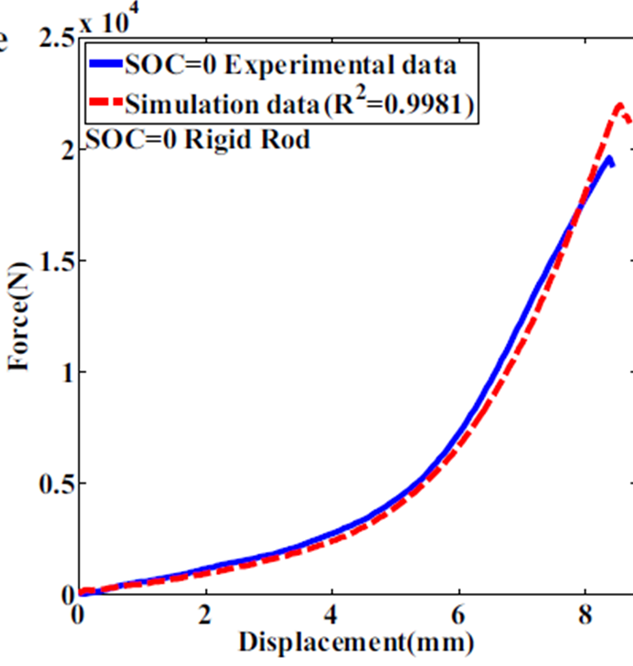
#> input picture MyData/Biblio.png, 633 x 666 px
$ python robust_extract.py --img MyData/Biblio.png
#> lines starting #> are read from the running program, lines starting #| are printed output that depends on the picture; after the words box and inside, x2 and y2 are one past the last pixel; in counts of white or black regions, pixels touching at a corner belong together
#!/usr/bin/env python3
# -*- coding: utf-8 -*-

import os, argparse
import numpy as np
import cv2
import matplotlib.pyplot as plt
from skimage.morphology import skeletonize, remove_small_objects

# ---------- utilitaires ----------
def hex_to_bgr(h):
    h = h.lstrip("#")
    return (int(h[4:6],16), int(h[2:4],16), int(h[0:2],16))  # B,G,R

def deltaE76_lab(lab_img, lab_ref):
    # lab_img: HxWx3 float32
    d = lab_img - lab_ref.reshape(1,1,3)
    return np.sqrt(np.sum(d*d, axis=2))

def ensure_out(outdir):
    os.makedirs(outdir, exist_ok=True)

def savefig(path):
    plt.tight_layout()
    plt.savefig(path, dpi=160)
    plt.close()

# ---------- détection ROI ----------
def detect_plot_roi(img_bgr):
    # masque "non-blanc" pour écarter les marges
    hsv = cv2.cvtColor(img_bgr, cv2.COLOR_BGR2HSV)
    white = cv2.inRange(hsv, (0, 0, 230), (180, 30, 255))
    nonwhite = cv2.bitwise_not(white)
    k = np.ones((7,7), np.uint8)
    nonwhite = cv2.morphologyEx(nonwhite, cv2.MORPH_CLOSE, k, 2)
    cnts, _ = cv2.findContours(nonwhite, cv2.RETR_EXTERNAL, cv2.CHAIN_APPROX_SIMPLE)
    if not cnts:
        h,w = img_bgr.shape[:2]
        return (0,0,w,h)
    c = max(cnts, key=cv2.contourArea)
    x,y,w,h = cv2.boundingRect(c)
    pad = int(0.02*max(w,h))
    x = max(0, x-pad); y = max(0, y-pad)
    w = min(img_bgr.shape[1]-x, w+2*pad)
    h = min(img_bgr.shape[0]-y, h+2*pad)
    return (x,y,w,h)

# ---------- extraction par couleur ----------
def color_mask(img_bgr, hex_color, dE_thr=22, sat_min=25):
    bgr_ref = np.array(hex_to_bgr(hex_color), dtype=np.uint8).reshape(1,1,3)
    lab = cv2.cvtColor(img_bgr, cv2.COLOR_BGR2LAB).astype(np.float32)
    lab_ref = cv2.cvtColor(bgr_ref, cv2.COLOR_BGR2LAB).astype(np.float32)[0,0,:]
    dE = deltaE76_lab(lab, lab_ref)
    # évite le texte sombre: impose un minimum de saturation
    hsv = cv2.cvtColor(img_bgr, cv2.COLOR_BGR2HSV)
    S = hsv[:,:,1]
    mask = (dE <= dE_thr) & (S >= sat_min)
    return mask.astype(np.uint8)*255

def pick_longest_component(bin_mask, min_span_ratio=0.5):
    # supprime les petites composantes puis garde celle qui couvre le plus en X
    lbl = cv2.connectedComponentsWithStats(bin_mask, connectivity=8)
    n, stats = lbl[0], lbl[2]
    if n<=1:
        return bin_mask
    h, w = bin_mask.shape
    best = None
    best_span = -1
    out = np.zeros_like(bin_mask)
    for i in range(1, n):
        x,y,ww,hh,area = stats[i]
        if area < 100:  # petit bruit
            continue
        span = ww / max(1,w)
        if span > best_span:
            best_span = span
            best = i
    if best is None or best_span < min_span_ratio:
        # fallback: garder tout, on comblera ensuite
        return bin_mask
    out[lbl[1]==best] = 255
    return out

def horizontal_bridge(mask, it=2, width=9):
    k = cv2.getStructuringElement(cv2.MORPH_RECT, (width, 1))
    return cv2.dilate(mask, k, iterations=it)

def skeleton_from_mask(mask):
    sk = skeletonize((mask>0).astype(bool))
    # nettoyage des brindilles
    sk = remove_small_objects(sk, 30, connectivity=2)
    return sk.astype(np.uint8)*255

def trace_centerline(sk):
    # pour chaque colonne, prend la médiane des pixels actifs; comble par interpolation
    h, w = sk.shape
    xs, ys = [], []
    for u in range(w):
        col = np.where(sk[:,u]>0)[0]
        if col.size>0:
            xs.append(u); ys.append(int(np.median(col)))
    if len(xs) < 5:
        return None
    xs = np.array(xs); ys = np.array(ys)
    # rééchantillonnage régulier en X
    x_full = np.arange(0, w)
    y_full = np.interp(x_full, xs, ys)
    return np.column_stack([x_full, y_full])

def map_to_data(points_xy, roi, limits=None):
    x0,y0,w,h = roi
    u = points_xy[:,0].astype(np.float64)
    v = points_xy[:,1].astype(np.float64)
    xn = (u - 0) / max(1.0, w-1)
    yn = 1.0 - (v - 0) / max(1.0, h-1)
    if limits is None:
        return np.column_stack([xn, yn])
    xmin,xmax,ymin,ymax = limits
    xd = xmin + xn*(xmax-xmin)
    yd = ymin + yn*(ymax-ymin)
    return np.column_stack([xd, yd])

# ---------- pipeline ----------
def extract_curve(img_path, hex_color, limits=None, outdir="out", debug=False):
    ensure_out(outdir)
    img = cv2.imread(img_path, cv2.IMREAD_COLOR)
    if img is None:
        raise FileNotFoundError(img_path)

    x,y,w,h = detect_plot_roi(img)
    roi_img = img[y:y+h, x:x+w].copy()

    if debug:
        dbg = img.copy()
        cv2.rectangle(dbg, (x,y), (x+w,y+h), (0,255,0), 2)
        cv2.imwrite(os.path.join(outdir,"debug_roi.png"), dbg)

    m0 = color_mask(roi_img, hex_color)
    m1 = pick_longest_component(m0, min_span_ratio=0.35)
    m2 = horizontal_bridge(m1, it=2, width=max(7, w//120))
    sk = skeleton_from_mask(m2)
    path = trace_centerline(sk)
    if path is None:
        raise RuntimeError("Courbe non trouvée après squelettisation.")

    # exports debug
    if debug:
        cv2.imwrite(os.path.join(outdir,"debug_mask_raw.png"), m0)
        cv2.imwrite(os.path.join(outdir,"debug_mask_kept.png"), m1)
        cv2.imwrite(os.path.join(outdir,"debug_mask_bridged.png"), m2)
        cv2.imwrite(os.path.join(outdir,"debug_skeleton.png"), sk)

    # mapping vers données
    data = map_to_data(path, (0,0,w,h), limits)

    # overlay
    overlay = roi_img.copy()
    for i in range(path.shape[0]-1):
        p1 = (int(path[i,0]),   int(path[i,1]))
        p2 = (int(path[i+1,0]), int(path[i+1,1]))
        cv2.line(overlay, p1, p2, (0,255,0), 1)
    cv2.imwrite(os.path.join(outdir,"overlay_path_on_roi.png"), overlay)

    # plot data
    plt.figure(figsize=(6,4))
    plt.plot(data[:,0], data[:,1])
    plt.xlabel("x"); plt.ylabel("y")
    plt.title("Courbe extraite")
    savefig(os.path.join(outdir,"curve_extracted.png"))

    np.savetxt(os.path.join(outdir,"series_extracted.csv"), data, delimiter=",", header="x,y", comments="")

    return data

# ---------- comparaison simple (optionnel) ----------
def resample(xy, x_new):
    x=xy[:,0]; y=xy[:,1]; idx=np.argsort(x)
    return np.column_stack([x_new, np.interp(x_new, x[idx], y[idx])])

def compare_two(series_a, series_b, outdir="out"):
    xmin = max(series_a[:,0].min(), series_b[:,0].min())
    xmax = min(series_a[:,0].max(), series_b[:,0].max())
    xs = np.linspace(xmin, xmax, 400)
    A = resample(series_a, xs); B = resample(series_b, xs)
    err = np.abs(B[:,1]-A[:,1])
    pct = err/np.maximum(1e-12, np.abs(A[:,1]))*100.0
    np.savetxt(os.path.join(outdir,"compare_resampled.csv"),
               np.column_stack([xs, A[:,1], B[:,1], err, pct]),
               delimiter=",", header="x,y_a,y_b,abs_error,pct_error", comments="")
    plt.figure(figsize=(6,4))
    plt.plot(xs, pct)
    plt.xlabel("x"); plt.ylabel("Erreur [%]")
    plt.title("Erreur relative (%)")
    savefig(os.path.join(outdir,"error_percent.png"))

# ---------- CLI ----------
def main():
    ap = argparse.ArgumentParser()
    ap.add_argument("--img", required=True, help="chemin image")
    ap.add_argument("--hex", default="#1F497D", help="couleur cible en hex (ex: #1F497D)")
    ap.add_argument("--limits", nargs=4, type=float, help="xmin xmax ymin ymax (optionnel)")
    ap.add_argument("--outdir", default="out")
    ap.add_argument("--debug", action="store_true")
    # option comparaison 2e image
    ap.add_argument("--img2", help="deuxième image (optionnel)")
    ap.add_argument("--hex2", help="couleur cible image 2")
    ap.add_argument("--limits2", nargs=4, type=float)
    args = ap.parse_args()

    ensure_out(args.outdir)
    A = extract_curve(args.img, args.hex, args.limits, args.outdir, args.debug)
#> in extract_curve, img is the input picture: shape (666, 633, 3); mean B, G, R 244.1, 241.5, 243.9
#> in detect_plot_roi, `hsv = cv2.cvtColor(img_bgr, cv2.COLOR_BGR2HSV)`: hsv: shape (666, 633, 3); mean H, S, V 6, 10.5, 247.7
#> in detect_plot_roi, `white = cv2.inRange(hsv, (0, 0, 230), (180, 30, 255))`:
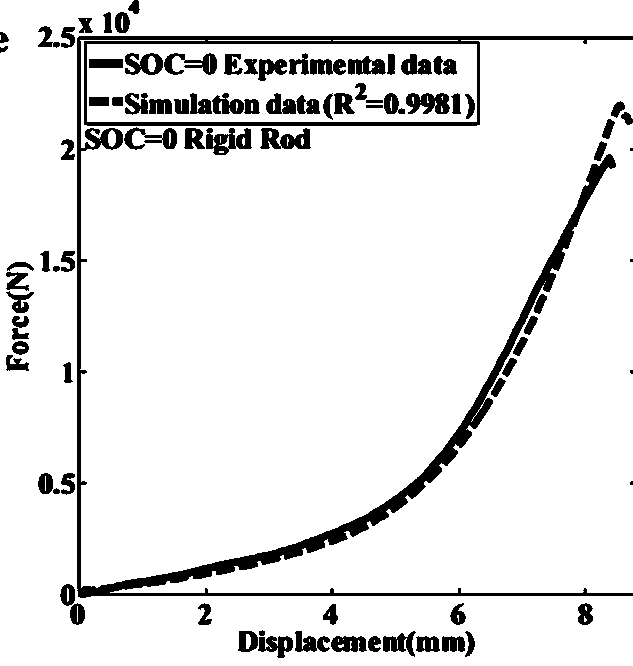
#> white: shape (666, 633); 90.9% white; 89 black regions (4 under 20 px), largest, box (x1, y1, x2, y2) and area: (77, 36, 633, 598) 18223, (206, 128, 252, 155) 718, (260, 128, 311, 149) 700
#> in detect_plot_roi, `nonwhite = cv2.morphologyEx(nonwhite, cv2.MORPH_CLOSE, k, 2)`:
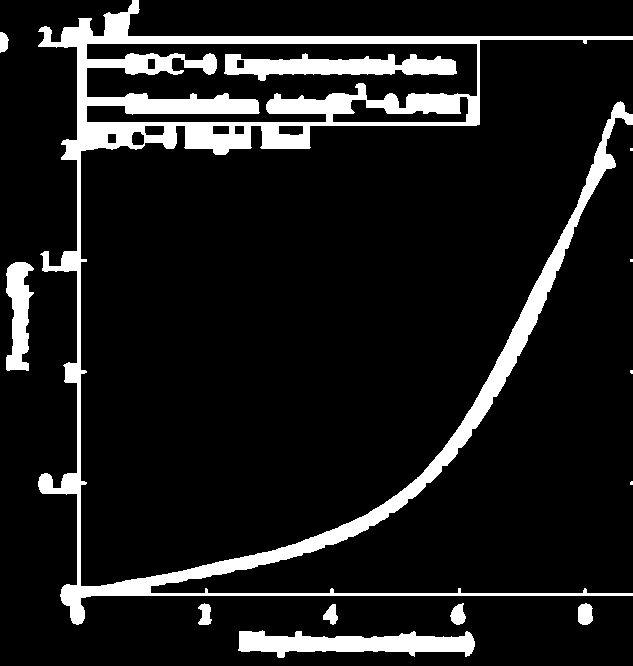
#> nonwhite: shape (666, 633); 11.1% white; 13 white regions (4 under 20 px)
#> in detect_plot_roi, `cnts, _ = cv2.findContours(nonwhite, cv2.RETR_EXTERNAL, cv2.CHAIN_APPR..`: cnts = 12 contours, 4 with area under 20; largest, box (x1, y1, x2, y2) and area: (38, 0, 633, 625) 57012, (238, 630, 475, 658) 3682, (6, 262, 34, 371) 1806, (578, 603, 593, 625) 250, (450, 603, 466, 625) 212, (198, 603, 212, 625) 183, (323, 604, 338, 625) 163, (0, 32, 9, 53) 121
#> in detect_plot_roi, `c = max(cnts, key=cv2.contourArea)`: c = contour of 1222 points, box (x1, y1, x2, y2) (38, 0, 633, 625), area 57012
#> in detect_plot_roi, `x,y,w,h = cv2.boundingRect(c)`: x = 38; y = 0; w = 595; h = 625
#> in detect_plot_roi, `pad = int(0.02*max(w,h))`: pad = 12
#> in detect_plot_roi, `x = max(0, x - pad)`: x = 26
#> in detect_plot_roi, `w = min(img_bgr.shape[1]-x, w+2*pad)`: w = 607
#> in detect_plot_roi, `h = min(img_bgr.shape[0]-y, h+2*pad)`: h = 649
#> in extract_curve, `x,y,w,h = detect_plot_roi(img)`: x = 26; y = 0; w = 607; h = 649
#> in deltaE76_lab, `d = lab_img - lab_ref.reshape(1,1,3)`:
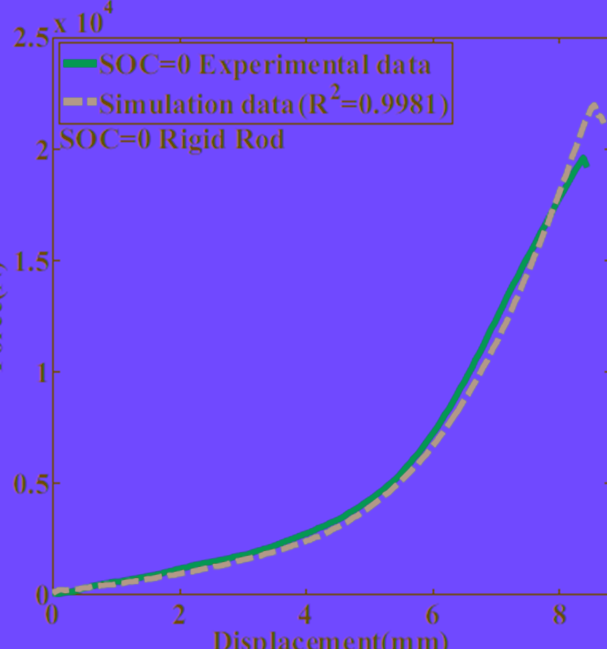
#> d: shape (649, 607, 3) float32; mean B, G, R 164.9, -3.2, 33.4; drawn with min black and max white
#> in deltaE76_lab, `return np.sqrt(np.sum(d*d, axis=2))`:
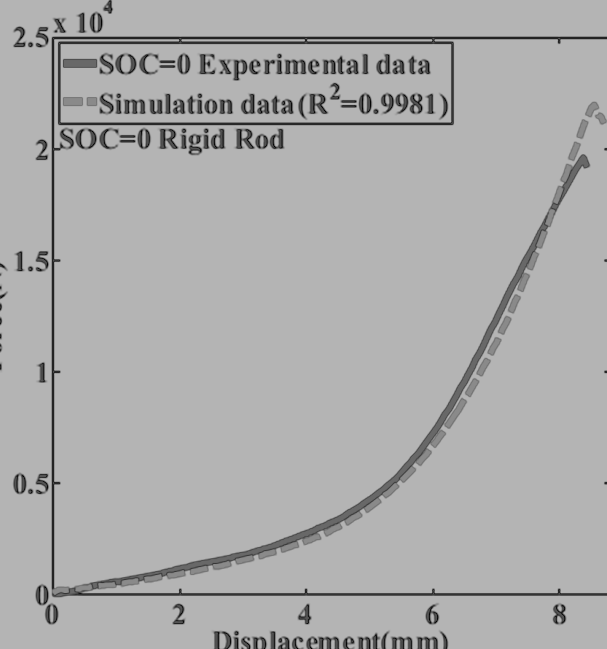
#> returned value: shape (649, 607) float32; min 2, max 184.5, mean 172.5
#> in color_mask, `hsv = cv2.cvtColor(img_bgr, cv2.COLOR_BGR2HSV)`: hsv: shape (649, 607, 3); mean H, S, V 6, 10.8, 247.7
#> in color_mask, `mask = (dE <= dE_thr) & (S >= sat_min)`: mask: shape (649, 607) bool; 0.17% white in thin lines or dots
#> in color_mask, `return mask.astype(np.uint8)*255`: returned value: shape (649, 607); 0.17% white in thin lines or dots
#> in pick_longest_component, `n, stats = lbl[0], lbl[2]`: n = 333; stats = 333 rows, first 6: [0, 0, 607, 649, 393265], [111, 9, 1, 1, 1], [93, 15, 1, 16, 16], [100, 16, 1, 1, 1], [101, 19, 1, 7, 7], [58, 20, 1, 1, 1]
#> the loop in pick_longest_component, `for i in range(1, n):` made 332 passes
#> after the loop in pick_longest_component, `for i in range(1, n):`: best_span = -1
#> in horizontal_bridge, `return cv2.dilate(mask, k, iterations=it)`: returned value: shape (649, 607); 2% white; 152 white regions (75 under 20 px), largest, box (x1, y1, x2, y2) and area: (231, 59, 364, 78) 788, (238, 95, 298, 113) 637, (234, 130, 282, 148) 349
#> in skeleton_from_mask, `sk = skeletonize((mask>0).astype(bool))`: sk: shape (649, 607) bool; 0.9% white in thin lines or dots
#> in skeleton_from_mask, `sk = remove_small_objects(sk, 30, connectivity=2)`:
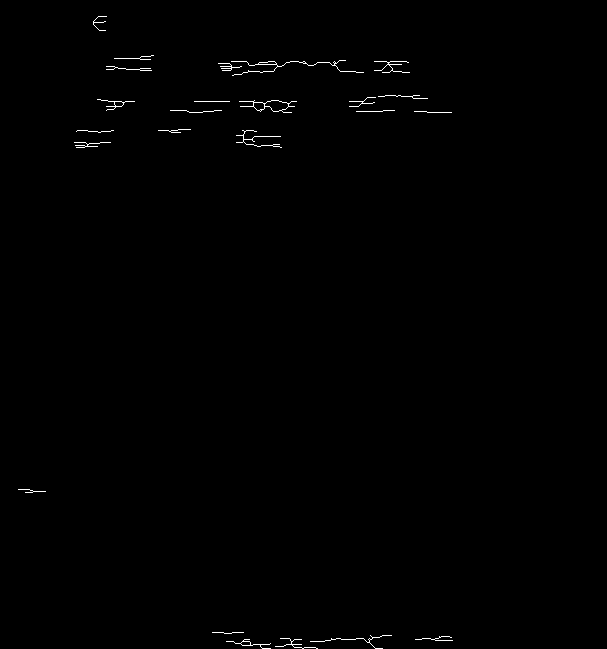
#> sk: shape (649, 607) bool; 0.43% white in thin lines or dots, all inside (x1, y1, x2, y2) = (18, 16, 453, 649)
#> the loop in trace_centerline, `for u in range(w):` made 607 passes
#> col on passes 19 to 21: [489], [489], [489]
#> after the loop in trace_centerline, `for u in range(w):`: xs = 403 values from 18 to 452; ys = 403 values, max 641 at index 247, min 24 at index 47, mean 196.8
#> in trace_centerline, `x_full = np.arange(0, w)`: x_full = 607 values from 0 to 606
#> in trace_centerline, `y_full = np.interp(x_full, xs, ys)`: y_full = 607 values, max 641 at index 297, min 24 at index 93, mean 322.8
#> in extract_curve, `path = trace_centerline(sk)`: path = 607 pairs, first value 0 to 606, second value 24 to 641
#> in map_to_data, `u = points_xy[:,0].astype(np.float64)`: u = 607 values from 0 to 606
#> in map_to_data, `v = points_xy[:,1].astype(np.float64)`: v has the same summary as y_full in trace_centerline
#> in map_to_data, `xn = (u - 0) / max(1.0, w-1)`: xn = 607 values from 0 to 1
#> in map_to_data, `yn = 1.0 - (v - 0) / max(1.0, h-1)`: yn = 607 values, max 0.963 at index 93, min 0.0108 at index 297, mean 0.502
#> in extract_curve, `data = map_to_data(path, (0,0,w,h), limits)`: data = 607 pairs, first value 0 to 1, second value 0.0108 to 0.963
#> the loop in extract_curve, `for i in range(path.shape[0]-1):` made 606 passes
#> (p1, p2) on passes 1 to 3: ((0, 489), (1, 489)), ((1, 489), (2, 489)), ((2, 489), (3, 489))
#> after the loop in extract_curve, `for i in range(path.shape[0]-1):`:
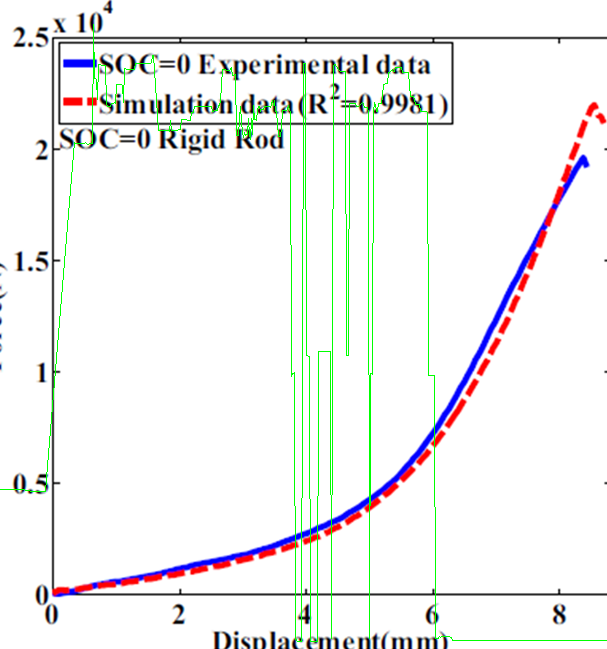
#> overlay: shape (649, 607, 3); mean B, G, R 240, 241.4, 239.9
#> in savefig, `plt.savefig(path, dpi=160)`:
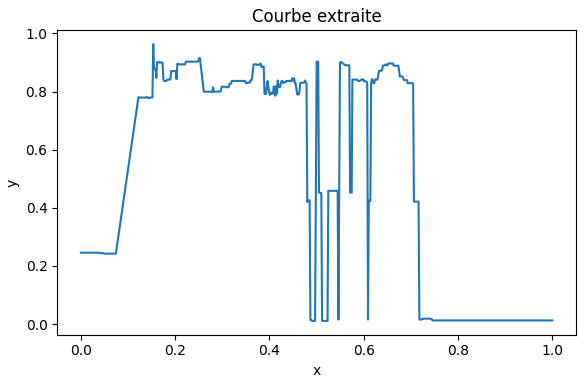
#> figure drawn by matplotlib, 1 panel; curve peaks at x = 0.153, y = 0.963
#> A has the same summary as data in extract_curve

    if args.img2:
        hex2 = args.hex2 if args.hex2 else args.hex
        B = extract_curve(args.img2, hex2, args.limits2, args.outdir, args.debug)
        compare_two(A, B, args.outdir)

if __name__ == "__main__":
    main()
